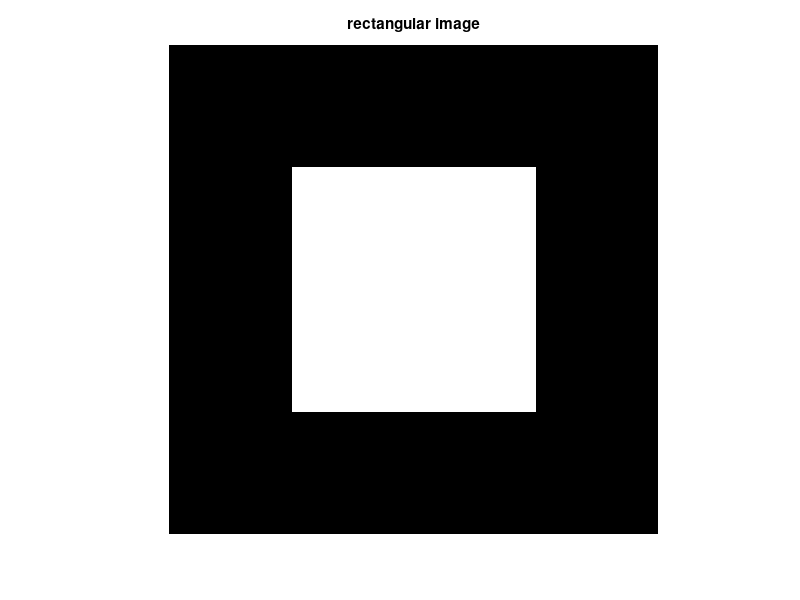
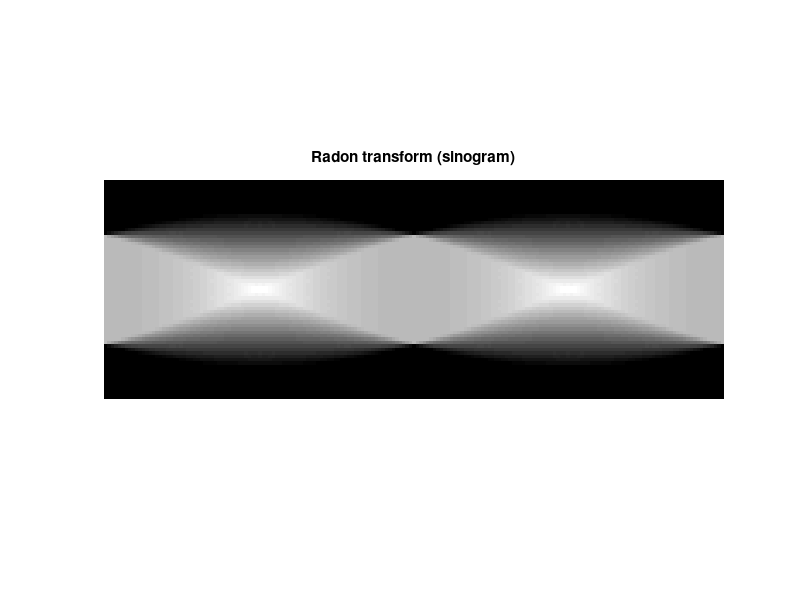

Write the MATLAB code that produced these figures, in order.
% Radon transform of a rectangle

%padded rectangle
B=ones(32,32);
R=zeros(64,64);
R(17:48,17:48)=B;

theta=0:1:180; %set of angles
N=length(theta);
PR=zeros(64,181);

%projections
for nn=1:N,
   aux=imrotate(R,theta(nn),'bilinear','crop');
   PR(:,nn)=sum(aux)';
end

nPR=PR/max(max(PR)); %normalize for display
    
figure(1)
imshow(R);
title('rectangular image');

figure(2)
imshow(nPR);
title('Radon transform (sinogram)');
